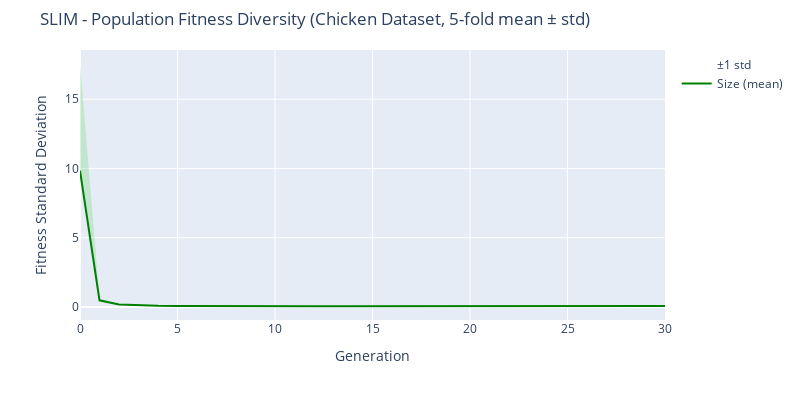

This figure's notebook cell:
### Code cell
fig = go.Figure()

# Mean Size (Elite_nodes)
fig.add_trace(go.Scatter(
    x=mean_df["Generation"],
    y=mean_df["Phenotype_diversity"],
    mode='lines',
    name='Size (mean)',
    line=dict(color='green', width=2)
))

# Std as shaded region (light green)
fig.add_trace(go.Scatter(
    x=mean_df["Generation"],
    y=mean_df["Phenotype_diversity"] + std_df["Phenotype_diversity"],
    mode='lines',
    line=dict(width=0),
    showlegend=False,
    fillcolor='rgba(50, 200, 50, 0.2)',
    fill='tonexty'
))
fig.add_trace(go.Scatter(
    x=mean_df["Generation"],
    y=mean_df["Phenotype_diversity"] - std_df["Phenotype_diversity"],
    mode='lines',
    line=dict(width=0),
    name='±1 std',
    fillcolor='rgba(50, 200, 50, 0.2)'
))

fig.update_layout(
    title=f'SLIM - Population Fitness Diversity ({DATASET_NAME}, 5-fold mean ± std)',
    xaxis_title='Generation',
    yaxis_title='Fitness Standard Deviation',
    yaxis_range=[0, None],  # Start y-axis at 0
    height=400,
    width=800,
    margin=dict(t=50),
    hovermode='x unified'
)
fig.show()

### Figure 1 — Plotly figure (JSON) as saved in the notebook; plotly's stock layout.template omitted (floating-point values rounded to 4 significant figures)
{"data": [{"line": {"color": "green", "width": 2}, "mode": "lines", "name": "Size (mean)", "type": "scatter", "x": [0, 1, 2, 3, 4, 5, 6, 7, 8, 9, 10, 11, 12, 13, 14, 15, 16, 17, 18, 19, 20, 21, 22, 23, 24, 25, 26, 27, 28, 29, 30], "y": [9.836, 0.4833, 0.1746, 0.1078, 0.08159, 0.07524, 0.06508, 0.06241, 0.05533, 0.06097, 0.0545, 0.0613, 0.05096, 0.05554, 0.05577, 0.06599, 0.05421, 0.07388, 0.06685, 0.07165, 0.07313, 0.0726, 0.06279, 0.07608, 0.07487, 0.08454, 0.07794, 0.07669, 0.07102, 0.06991, 0.0739]}, {"fill": "tonexty", "fillcolor": "rgba(50, 200, 50, 0.2)", "line": {"width": 0}, "mode": "lines", "showlegend": false, "type": "scatter", "x": [0, 1, 2, 3, 4, 5, 6, 7, 8, 9, 10, 11, 12, 13, 14, 15, 16, 17, 18, 19, 20, 21, 22, 23, 24, 25, 26, 27, 28, 29, 30], "y": [17.58, 0.5654, 0.1886, 0.1149, 0.09251, 0.08098, 0.07275, 0.0708, 0.06517, 0.06725, 0.06303, 0.08065, 0.06406, 0.07428, 0.07575, 0.08952, 0.06813, 0.09054, 0.07246, 0.08442, 0.07908, 0.08193, 0.07281, 0.08704, 0.08604, 0.1033, 0.09757, 0.09302, 0.08399, 0.0836, 0.09247]}, {"fillcolor": "rgba(50, 200, 50, 0.2)", "line": {"width": 0}, "mode": "lines", "name": "±1 std", "type": "scatter", "x": [0, 1, 2, 3, 4, 5, 6, 7, 8, 9, 10, 11, 12, 13, 14, 15, 16, 17, 18, 19, 20, 21, 22, 23, 24, 25, 26, 27, 28, 29, 30], "y": [2.095, 0.4012, 0.1606, 0.1007, 0.07066, 0.06951, 0.05741, 0.05402, 0.04549, 0.05469, 0.04597, 0.04195, 0.03785, 0.03679, 0.03579, 0.04246, 0.04029, 0.05721, 0.06124, 0.05887, 0.06718, 0.06326, 0.05277, 0.06512, 0.06371, 0.06582, 0.05832, 0.06036, 0.05806, 0.05621, 0.05532]}], "layout": {"height": 400, "hovermode": "x unified", "margin": {"t": 50}, "title": {"text": "SLIM - Population Fitness Diversity (Chicken Dataset, 5-fold mean ± std)"}, "width": 800, "xaxis": {"title": {"text": "Generation"}}, "yaxis": {"range": [0, null], "title": {"text": "Fitness Standard Deviation"}}}}
